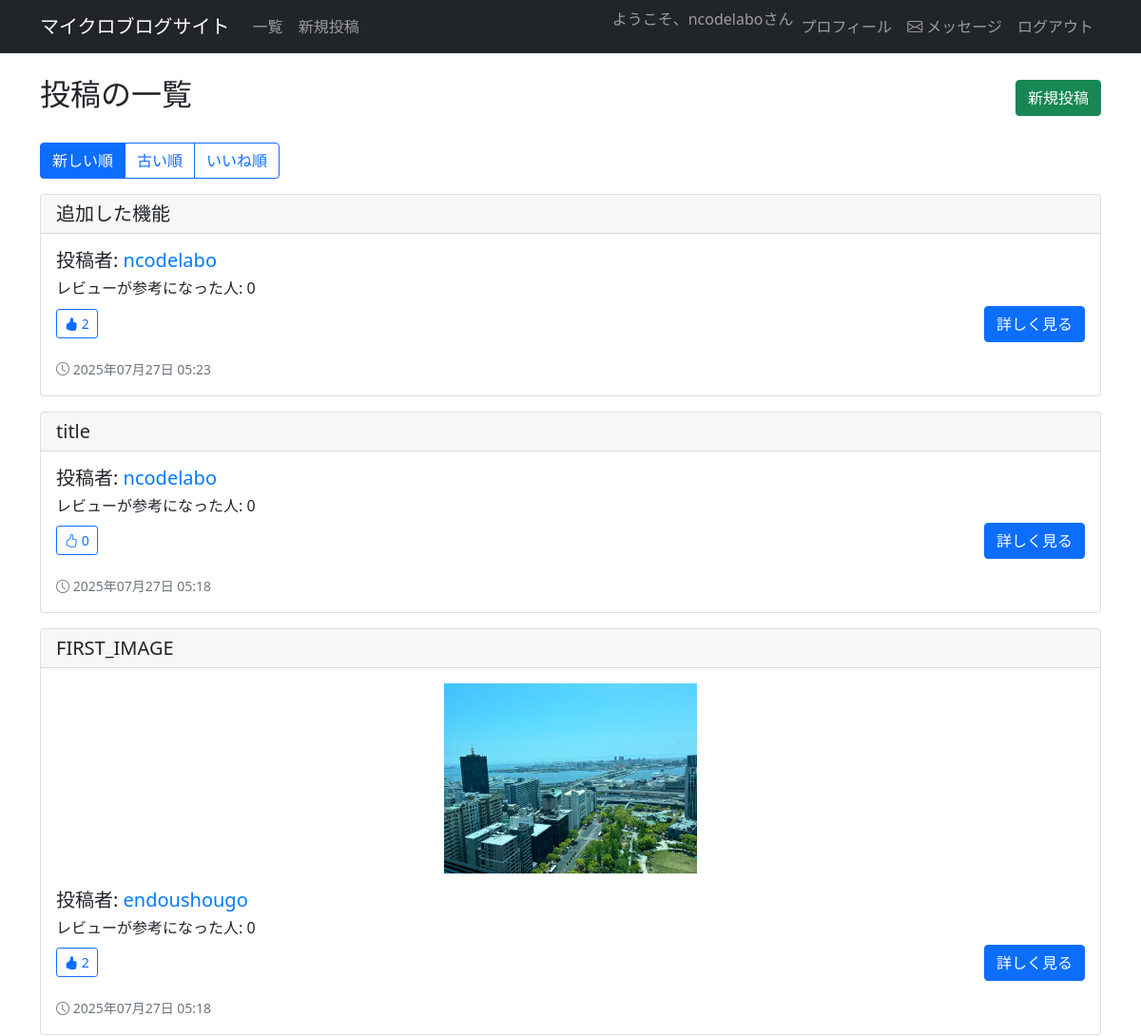
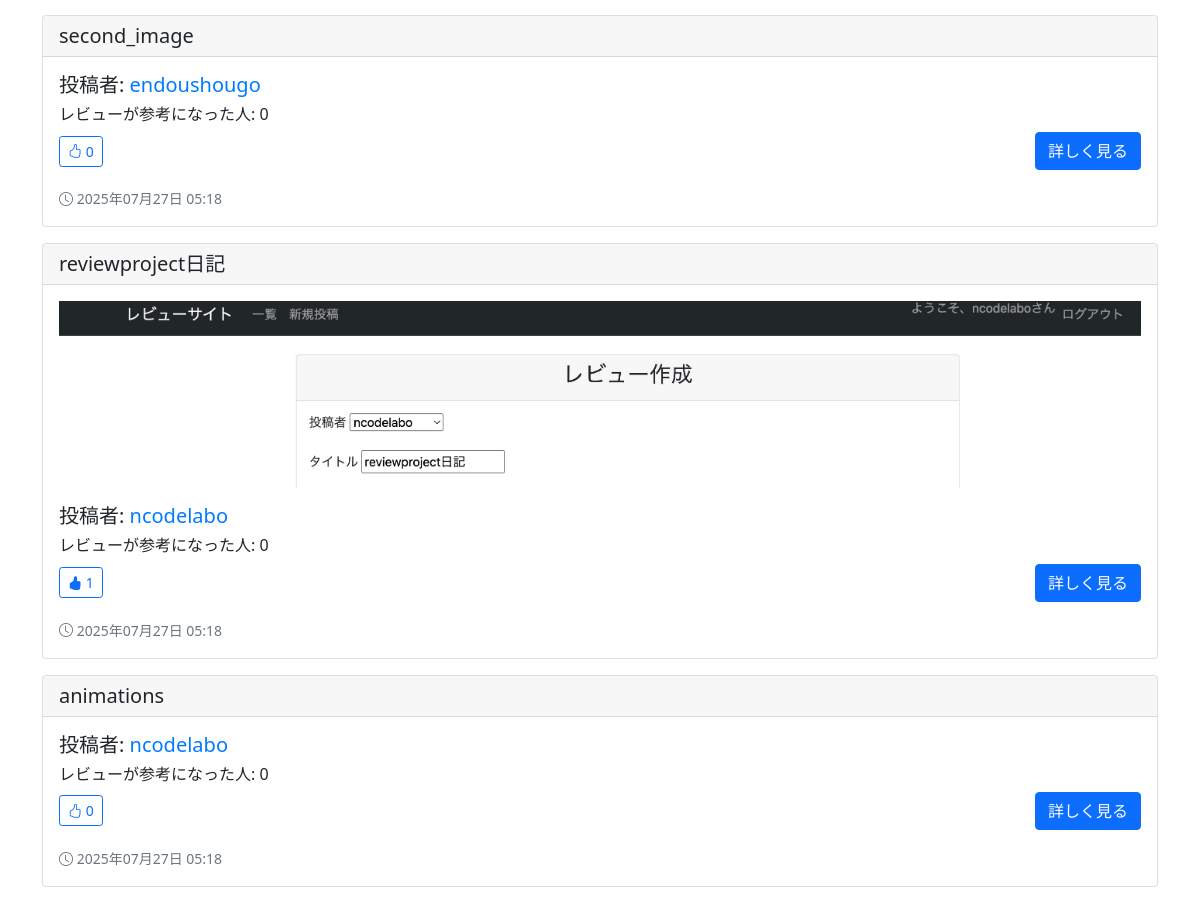
/list/ (signed in), run on the app's committed database (2 pictures, top to bottom).
### reviewpost/models.py (models this page shows, shortened)
class ReviewModel(models.Model):
    author = models.ForeignKey(User,on_delete=models.CASCADE)   #レビューするユーザー
    title = models.CharField(max_length = 100) #レビューのタイトル
    content = models.TextField() #レビューの内容
    useful_num= models.IntegerField(null = True,blank = True, default = 0)
    project_image = models.ImageField(upload_to='',null = True,blank=True)
    likes = models.ManyToManyField(User, related_name='liked_reviews', blank=True)
    created_at = models.DateTimeField(auto_now_add=True)
    updated_at = models.DateTimeField(auto_now=True)
    def total_likes(self):
        return self.likes.count()

### reviewpost/views.py (the view)
# urls.py: path('list/',listview , name='list'),
@login_required(login_url='/login')
def listview(request):
    sort = request.GET.get('sort', 'newest')
    if sort == 'oldest':
        object_list = ReviewModel.objects.all().order_by('created_at')
    elif sort == 'likes':
        object_list = ReviewModel.objects.annotate(like_count=Count('likes')).order_by('-like_count')
    else:  # newest (デフォルト)
        object_list = ReviewModel.objects.all().order_by('-created_at')
    return render(request,'list.html',{
        'object_list': object_list,
        'current_sort': sort
    })

### templates/list.html (shortened to what this page needs)
{% extends 'base.html' %}
{% block content %}
<div class="container mt-4">
    <div class="d-flex justify-content-between align-items-center mb-4">
        <h2>投稿の一覧</h2>
        <a href="{% url 'create' %}" class="btn btn-success">新規投稿</a>
    </div>
    <div class="mb-3">
        <div class="btn-group" role="group">
            <a href="{% url 'list' %}?sort=newest" class="btn btn-outline-primary {% if current_sort == 'newest' %}active{% endif %}">
                新しい順
            </a>
            <a href="{% url 'list' %}?sort=oldest" class="btn btn-outline-primary {% if current_sort == 'oldest' %}active{% endif %}">
                古い順
            </a>
            <a href="{% url 'list' %}?sort=likes" class="btn btn-outline-primary {% if current_sort == 'likes' %}active{% endif %}">
                いいね順
            </a>
        </div>
    </div>
    {% for item in object_list %}
    <div class="card mb-3">
        <h5 class="card-header">{{ item.title }}</h5>
        <div class="card-body">
            {% if item.project_image %}
            <div class="text-center mb-3">
                <img src="{{ item.project_image.url }}" class="img-fluid" alt="{{ item.title }}" style="max-height: 200px; object-fit: cover;">
            </div>
            {% endif %}
            <h5 class="card-title">投稿者: <a href="{% url 'profile' item.author.username %}" class="text-decoration-none">{{ item.author }}</a></h5>
            <h6 class="card-title">レビューが参考になった人: {{ item.useful_num }}</h6>
            <div class="d-flex justify-content-between align-items-center mb-3">
                <div class="d-flex align-items-center">
                    <button class="btn btn-outline-primary btn-sm like-btn" data-review-id="{{ item.id }}" data-liked="{% if user in item.likes.all %}true{% else %}false{% endif %}">
                        <i class="bi bi-hand-thumbs-up{% if user in item.likes.all %}-fill{% endif %}"></i>
                        <span class="like-count">{{ item.total_likes }}</span>
                    </button>
                </div>
                <a href="{% url 'detail' item.pk %}" class="btn btn-primary">詳しく見る</a>
            </div>
            <small class="text-muted">
                <i class="bi bi-clock"></i> {{ item.created_at|date:"Y年m月d日 H:i" }}
            </small>
        </div>
    </div>
    {% endfor %}
</div>
{% endblock content %}

### templates/base.html (shortened to what this page needs)
<!DOCTYPE html>
<html lang="ja">
<head>
    <link href="https://cdn.jsdelivr.net/npm/bootstrap@5.0.2/dist/css/bootstrap.min.css" rel="stylesheet">
    <link rel="stylesheet" href="https://cdn.jsdelivr.net/npm/bootstrap-icons@1.7.2/font/bootstrap-icons.css">
</head>
<body>
    <nav class="navbar navbar-expand-lg navbar-dark bg-dark">
        <div class="container">
            <a class="navbar-brand" href="{% url 'list' %}">マイクロブログサイト</a>
            <div class="collapse navbar-collapse" id="navbarNav">
                <ul class="navbar-nav me-auto">
                    <li class="nav-item">
                        <a class="nav-link" href="{% url 'list' %}">一覧</a>
                    </li>
                    <li class="nav-item">
                        <a class="nav-link" href="{% url 'create' %}">新規投稿</a>
                    </li>
                </ul>
                <ul class="navbar-nav">
                    {% if user.is_authenticated %}
                        <li class="nav-item">
                            <span class="navbar-text">ようこそ、{{ user.username }}さん</span>
                        </li>
                        <li class="nav-item">
                            <a class="nav-link" href="{% url 'profile' user.username %}">プロフィール</a>
                        </li>
                        <li class="nav-item">
                            <a class="nav-link" href="{% url 'inbox' %}">
                                <i class="bi bi-envelope"></i> メッセージ
                            </a>
                        </li>
                        <li class="nav-item">
                            <a class="nav-link" href="{% url 'logout' %}">ログアウト</a>
                        </li>
                    {% endif %}
                </ul>
            </div>
        </div>
    </nav>
    {% block content %}
    {% endblock content %}
</body>
</html>

### templates/list.html (style rules this page uses)
.card { transition: transform 0.2s; }
.card-title a { color: #007bff; transition: color 0.2s; }

### data on the page
ReviewModel: title "追加した機能", author "ncodelabo", useful_num "0", total_likes "2", created_at "2025年07月27日 05:23"
ReviewModel: title "title", author "ncodelabo", useful_num "0", total_likes "0", created_at "2025年07月27日 05:18"
ReviewModel: title "FIRST_IMAGE", project_image (picture), author "endoushougo", useful_num "0", total_likes "2", created_at "2025年07月27日 05:18"
ReviewModel: title "second_image", author "endoushougo", useful_num "0", total_likes "0", created_at "2025年07月27日 05:18"
ReviewModel: title "reviewproject日記", project_image (picture), author "ncodelabo", useful_num "0", total_likes "1", created_at "2025年07月27日 05:18"
ReviewModel: title "animations", author "ncodelabo", useful_num "0", total_likes "0", created_at "2025年07月27日 05:18"

### other printed values
{{ user.username }} "ncodelabo"
